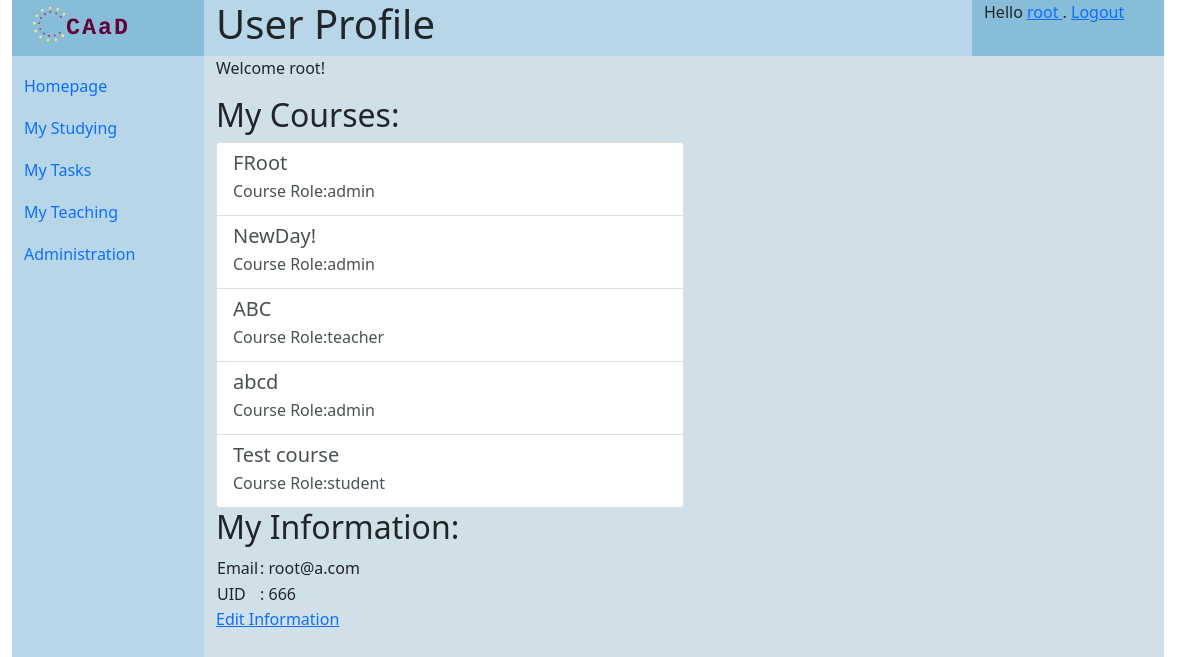
/users/profile/root (signed in), run on the app's committed database.
### courses/models.py (models this page shows, shortened)
class Course(models.Model):
    name = models.CharField('course name', max_length=32)
    password = models.CharField('joining password', max_length=8)
    description = models.CharField('description', max_length=512)
    is_open = models.BooleanField("Is open to all", default=True)
    create_date = models.DateTimeField('date created up', default=now())
    creator = models.ForeignKey(User, on_delete=models.CASCADE)

### users/models.py (models this page shows, shortened)
class UserAuxiliary(models.Model):
    user = models.OneToOneField(User, on_delete=models.CASCADE, related_name="auxiliary", unique=True)
    realname = models.CharField('real name', max_length=16, blank=True, null=True)
    uid = models.CharField('user(student/teacher) number', max_length=32, blank=True, null=True)
    class Meta:
        verbose_name = verbose_name_plural = "User auxiliary information"

### users/views.py (the view)
# urls.py: path(r'profile/<str:username>', views.profile, name='profile'),
def profile(request, username):
    owner = get_object_or_404(User, username=username)
    context = {}
    context['title'] = "User Profile"
    if request.user != owner:
        context["others_name"] = owner.get_username()
    else:
        context["course_info_list"] = get_enrolled_courses(request.user)
        context["owner"] = owner
        context["owner_aux"] = owner.auxiliary
    return render(request, 'users/profile.html', context)

### users/utils.py (called while the page is built)
def get_enrolled_courses(user):
    enrolled_courses = CourseMember.objects.filter(user=user)
    course_info_list = []
    for role in enrolled_courses:
        course = role.course
        course_info_list.append({
            'name': course.name,
            'id': course.pk,
            'role': COURSEMEMBER_TYPE[role.type]
        })
    return course_info_list

### templates/users/profile.html (shortened to what this page needs)
{% extends "generics/base.html" %}
{% block content %}
{% if course_info_list == None %}
    <p>Hello {{ user.name }}, this is profile of {{ others_name }}</p>
{% else %}
    <p>Welcome {{ owner.username }}!</p>
{% endif %}
{% if course_info_list %}
<div id="myCourses">
    <h2>My Courses:</h2>
    <div class="list-group w-50">
        {% for course_info in course_info_list %}
            <a href="{% url 'courses:course_homepage' course_info.id %}" class="list-group-item list-group-item-action" aria-current="true">
                <div class="d-flex justify-content-between">
                    <h5 class="mb-1">{{ course_info.name }}</h5>
                </div>
                <p class="mb-1">Course Role:{{ course_info.role }}</p>
            </a>
        {% endfor %}
    </div>
    <h2>My Information:</h2>
    <table>
        <tr>
            <td>Email</td>
            <td>: {{ owner.email | default:"N/A" }}</td>
        </tr>
        <tr>
            <td>UID</td>
            <td>: {{ owner_aux.uid | default:"N/A" }}</td>
        </tr>
    </table>
    <a href="{% url 'users:edit' %}">Edit Information</a>
{% endif %}
{% endblock content %}

### templates/generics/base.html (shortened to what this page needs)
{% load static %}
<!DOCTYPE html>
<html>
    <head>
        <link href="{% static 'css/bootstrap.min.css' %}" rel="stylesheet">
        <link rel="stylesheet" href="{% static 'css/base.css' %}">
    </head>
    <body>
<div id="header" class="header container-fluid row">
    <div class="logo col-sm-2 center">
        <a href="{% url 'index' %}"><img src="{% static 'images/logo.png' %}" alt="CAaD" width="" height="50"></a>
    </div>
        <div class="title col-sm-8">
            <h1>{{ title | default:"Fill in title variable" }}<h1>
        </div>
    <div class="user col-sm-2">
        {% block status %}
            {% if user.is_authenticated %}
            Hello
            <a href="{% url 'users:profile' user.username %}">
            {{ user.username }}
            </a>
            . <a href="{% url 'users:logout' %}">Logout</a>
            {% else %}
            Anonymous User. <a href="{% url 'login' %}">Login</a>
            {% endif %}
        {% endblock status %}
    </div>
</div>
<div id="body" class="container-fluid row">
    <div class="navi col-sm-2 flex-fill">
    <nav class="navbar navbar-default" role="navigation">
        <ul class="nav nav-pills flex-column">
            <li class="nav-item">
                <a class="nav-link" href='{% url "index" %}'>Homepage</a>
            </li>
            {% block navigation %}
            <li class="nav-item">
                <a class="nav-link" href='{% url "courses:studying_list_my" %}'>My Studying</a>
            </li>
            <li class="nav-item">
                <a class="nav-link" href='{% url "courses:tasks_list_my" %}'>My Tasks</a>
            </li>
            {% if user.is_staff %}
            <li class="nav-item">
                <a class="nav-link" href='{% url "courses:teaching_list_my" %}'>My Teaching</a>
            </li>
            <li class="nav-item">
                <a class="nav-link" href='{% url "admin:index" %}'>Administration</a>
            </li>
            {% endif %}
            {% endblock %}
        </ul>
    </nav>
    </div>
    <div class="content col-sm-10 container">
    <div class="row align-items-center">
        {% block content%}{% endblock %}
    </div>
    </div>
</div>
    </body>
</html>

### statics/css/base.css (style rules this page uses)
.logo { background-color: #87bdd8; }
.user { background-color: #87bdd8; }
.title { background-color: #b7d7e8; }
#body { min-height: 90vh; }
.navi { background-color: #b7d7e8; }
.nav-link { padding-left: 0; padding-top: 10px; }
.content { background-color: #cfe0e8; border-top: 10px; }

### data on the page
Course: name "FRoot"
Course: name "NewDay!"
Course: name "ABC"
Course: name "abcd"
Course: name "Test course"
UserAuxiliary: uid "666"

### other printed values
{{ user.username }} "root"
{{ owner.username }} "root"
{{ course_info.role }} "admin" "admin" "teacher" "admin" "student"
{{ owner.email | default:"N/A" }} "root@a.com"
